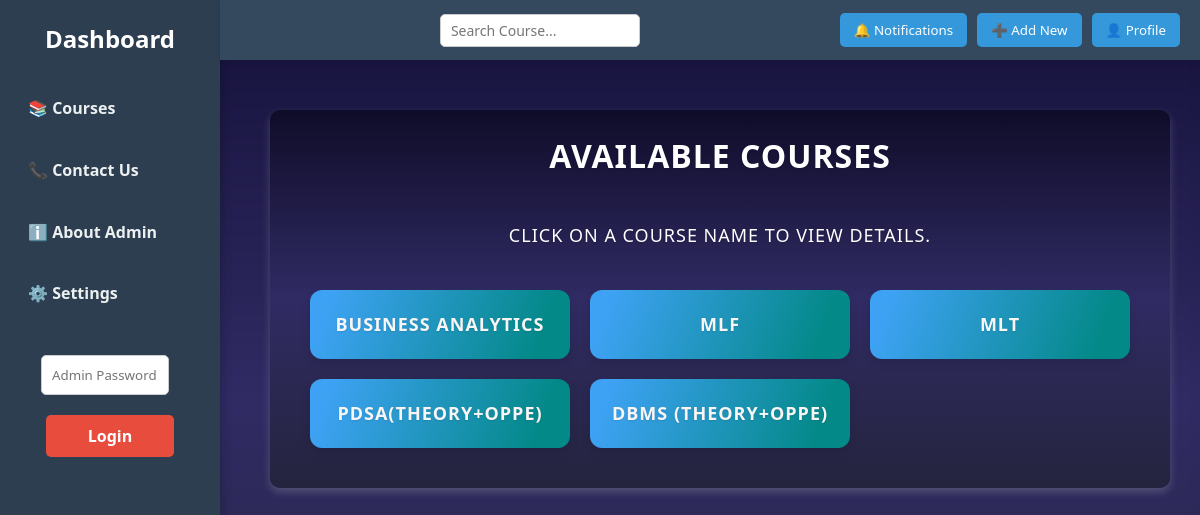
Page /dashboard on the earlier database version.
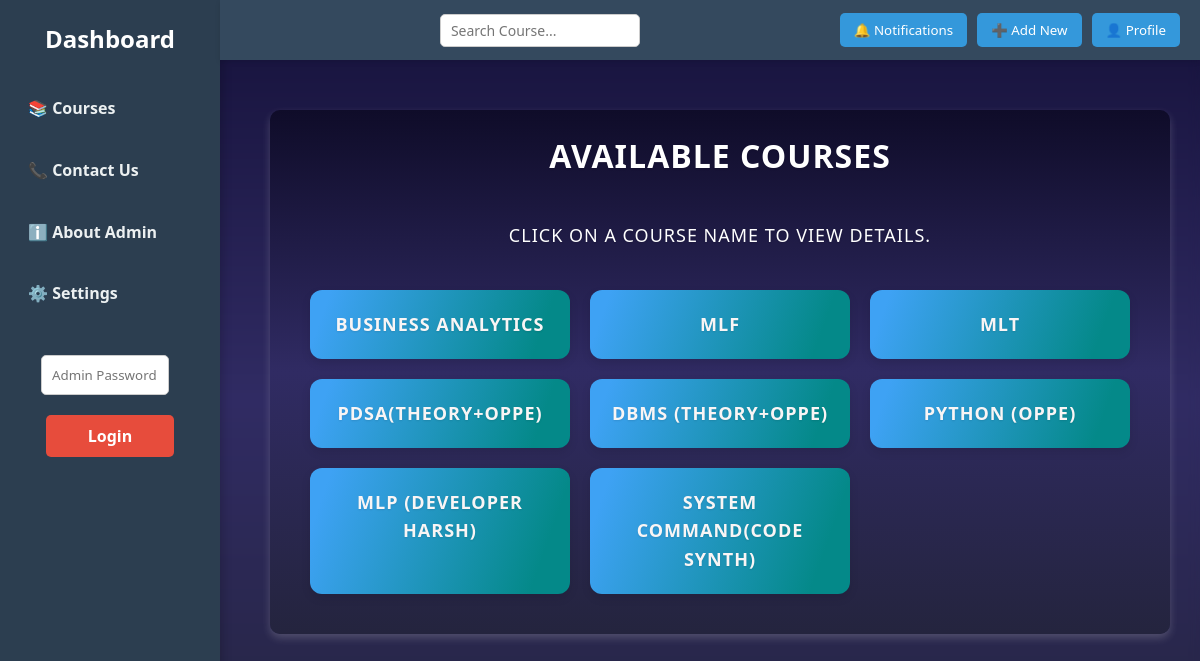
Same page on the later database version.
### tables this page shows
CREATE TABLE courses (
            id INTEGER PRIMARY KEY AUTOINCREMENT,
            name TEXT NOT NULL
        );

### app.py (the view)
@app.route('/dashboard', methods=['GET', 'POST'])
def course_view():
    conn = sqlite3.connect('database.db')
    c = conn.cursor()
    c.execute('SELECT * FROM courses')
    courses = c.fetchall()
    conn.close()
    admin_mode = session.get('admin_mode', False)
    return render_template('course_view.html', courses=courses, admin_mode=admin_mode)

### templates/course_view.html (shortened to what this page needs)
<!DOCTYPE html>
<html lang="en">
<head>
    <link rel="stylesheet" href="{{ url_for('static', filename='style.css') }}">
</head>
<body>
    <div class="sidebar">
        <h2>Dashboard</h2>
        <a href="{{ url_for('course_view') }}">📚 Courses</a>
        <a href="#">📞 Contact Us</a>
        <a href="#">ℹ️ About Admin</a>
        <a href="#">⚙️ Settings</a>
        {% if not session['admin_mode'] %}
            <form class="admin-login-form" action="{{ url_for('admin_login') }}" method="post">
                <input class="password-input" type="password" name="password" placeholder="Admin Password" required>
                <button class="btn login-btn" type="submit">Login</button>
            </form>
        {% else %}
            <a href="{{ url_for('admin_add_course') }}">➕ Add Course</a>
            <a href="{{ url_for('admin_logout') }}">🚪 Exit Admin</a>
        {% endif %}
    </div>
    <div class="navbar">
        <input type="text" id="globalSearch" class="global-search" placeholder="Search Course...">
        <div class="navbar-buttons">
            <button class="nav-btn">🔔 Notifications</button>
            <button class="nav-btn">➕ Add New</button>
            <button class="nav-btn">👤 Profile</button>
        </div>
    </div>
    <div class="main-content">
        <div class="container">
            <h1 class="page-title" style="color: white;">Available Courses</h1>
            <p class="page-description" style="color: white;">Click on a course name to view details.</p>
            {% if courses %}
            <div class="course-grid" id="courseList">
                {% for course in courses %}
                    <div class="course-card">
                        <a class="course-link" style="color: rgb(249, 245, 245);" href="{{ url_for('course_detail', course_id=course[0]) }}">{{ course[1] }}</a>
                    </div>
                {% endfor %}
            </div>
            {% else %}
                <p class="no-courses">No courses available.</p>
            {% endif %}
        </div>
    </div>
</body>
</html>

### templates/course_view.html (style rules this page uses)
body { margin: 0; font-family: 'Segoe UI', sans-serif; background: linear-gradient(to bottom, #15113a, #302b63, #24243e); color color: rgb(255, 255, 255); }
.container { background: linear-gradient(to bottom, #0f0c29, #302b63, #24243e); padding: 20px; border-radius: 10px; box-shadow: 0 4px 8px rgba(243, 239, 239, 0.2); margin: 20px auto; border: none; }
.course-card { background-image: linear-gradient(109.6deg, rgb(62, 162, 244) 7.3%, rgba(4,137,137,1) 86.7%); }

Differences in the rows shown:
added courses: name "PYTHON (OPPE)"
added courses: name "MLP (DEVELOPER HARSH)"
added courses: name "SYSTEM COMMAND(CODE SYNTH)"
